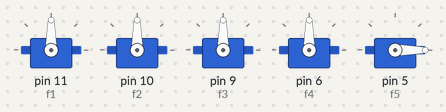
Bench run of a sketch on a simulated Arduino Uno, built with avr-gcc and run on an emulated ATmega328P. Shown: 5 × servo.

Above: at 0.05 s.
At 4.0 s:
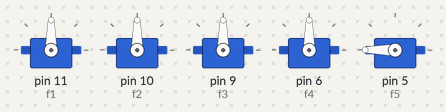
Timing chart, 0 to 5.2 s (numbered marks = the images above):
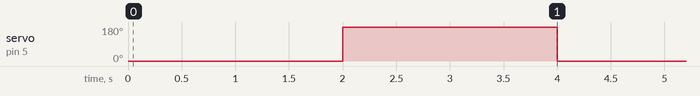

Measured:
- by itself, servo on pin 5 (f5): alternates 180° for 2.0 s and 0° for 2.0 s

The sketch:

sketch_nov1a.ino
```cpp
#include <Servo.h>

Servo servo1;
Servo servo2;
Servo servo3;
Servo servo4;
Servo servo5;

#define f1 11 // Thumb
#define f2 10 // Index
#define f3 9 // Middle
#define f4 6 // Ring
#define f5 5 // Pinky
int angles[5] = {0, 0, 0, 0, 0};
int preAngles[5] = {0, 0, 0, 0, 0};
void setup() {
  Serial.begin(9600);  // Initialize serial communication
  // Attach each servo to a different pin
  servo1.attach(f1, 600, 2300);
  servo2.attach(f2, 600, 2300);
  servo3.attach(f3, 600, 2300);
  servo4.attach(f4, 600, 2300);
  servo5.attach(f5, 600, 2300);
}

void loop() {
  // if (Serial.available() > 0) {
  //   // Read the incoming data
  //   int angles[5];
  //   for (int i = 0; i < 5; i++) {
  //     angles[i] = Serial.parseInt();
  //   }
  //   servo1.write(angles[0]);
  //   servo2.write(angles[1]);
  //   servo3.write(angles[2]);
  //   servo4.write(angles[3]);
  //   servo5.write(angles[4]);
  // }

  // Test each servo individually from 0 to 180 degrees
  // for (int i = 0; i < 5; i++) {
  //   for (int angle = 0; angle <= 180; angle += 10) {
  //     if (i == 0) servo1.write(angle);
  //     if (i == 1) servo2.write(angle);
  //     if (i == 2) servo3.write(angle);
  //     if (i == 3) servo4.write(angle);
  //     if (i == 4) servo5.write(angle);
  //     delay(500);
  //   }
  //   for (int angle = 180; angle >= 0; angle -= 10) {
  //     if (i == 0) servo1.write(angle);
  //     if (i == 1) servo2.write(angle);
  //     if (i == 2) servo3.write(angle);
  //     if (i == 3) servo4.write(angle);
  //     if (i == 4) servo5.write(angle);
  //     delay(500);
  //   }
  // }

  // Test all servos together to 0 degrees
  // servo1.write(0);
  // servo2.write(0);
  // servo3.write(0);
  // servo4.write(0);
  servo5.write(0);
  delay(2000);

  // Test all servos together to 180 degrees
  // servo1.write(180);
  // servo2.write(180);
  // servo3.write(180);
  // servo4.write(180);
  servo5.write(180);
  delay(2000);
}
```
